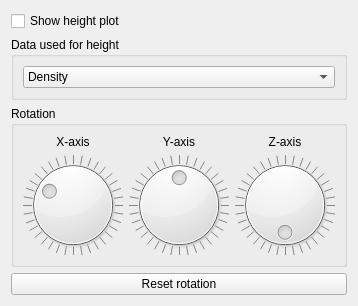
          <widget class="QWidget" name="heightplotSettingsPage">
           <attribute name="title">
            <string>Height plot</string>
           </attribute>
           <layout class="QVBoxLayout" name="verticalLayout_13">
            <item>
             <widget class="QCheckBox" name="showHeightplotCheckBox">
              <property name="text">
               <string>Show height plot</string>
              </property>
             </widget>
            </item>
            <item>
             <widget class="QGroupBox" name="heightplotDataType">
              <property name="maximumSize">
               <size>
                <width>16777215</width>
                <height>80</height>
               </size>
              </property>
              <property name="title">
               <string>Data used for height</string>
              </property>
              <layout class="QVBoxLayout" name="verticalLayout_11">
               <item>
                <widget class="QComboBox" name="heightplotDataTypeComboBox">
                 <item>
                  <property name="text">
                   <string>Density</string>
                  </property>
                 </item>
                 <item>
                  <property name="text">
                   <string>Velocity magnitude</string>
                  </property>
                 </item>
                 <item>
                  <property name="text">
                   <string>Force field magnitude</string>
                  </property>
                 </item>
                 <item>
                  <property name="text">
                   <string>Velocity divergence</string>
                  </property>
                 </item>
                 <item>
                  <property name="text">
                   <string>Force field divergence</string>
                  </property>
                 </item>
                </widget>
               </item>
              </layout>
             </widget>
            </item>
            <item>
             <widget class="QGroupBox" name="heightplotViewRotationGroupBox">
              <property name="maximumSize">
               <size>
                <width>16777215</width>
                <height>200</height>
               </size>
              </property>
              <property name="title">
               <string>Rotation</string>
              </property>
              <layout class="QGridLayout" name="gridLayout_4">
               <item row="0" column="0">
                <widget class="QLabel" name="heightplotViewRotationXAxis">
                 <property name="text">
                  <string>X-axis</string>
                 </property>
                 <property name="alignment">
                  <set>Qt::AlignCenter</set>
                 </property>
                </widget>
               </item>
               <item row="1" column="2">
                <widget class="QDial" name="heightplotViewRotateZ">
                 <property name="maximum">
                  <number>359</number>
                 </property>
                 <property name="invertedAppearance">
                  <bool>false</bool>
                 </property>
                 <property name="wrapping">
                  <bool>true</bool>
                 </property>
                 <property name="notchTarget">
                  <double>10.000000000000000</double>
                 </property>
                 <property name="notchesVisible">
                  <bool>true</bool>
                 </property>
                </widget>
               </item>
               <item row="1" column="1">
                <widget class="QDial" name="heightplotViewRotateY">
                 <property name="maximum">
                  <number>359</number>
                 </property>
                 <property name="value">
                  <number>180</number>
                 </property>
                 <property name="wrapping">
                  <bool>true</bool>
                 </property>
                 <property name="notchTarget">
                  <double>10.000000000000000</double>
                 </property>
                 <property name="notchesVisible">
                  <bool>true</bool>
                 </property>
                </widget>
               </item>
               <item row="1" column="0">
                <widget class="QDial" name="heightplotViewRotateX">
                 <property name="maximum">
                  <number>359</number>
                 </property>
                 <property name="value">
                  <number>120</number>
                 </property>
                 <property name="wrapping">
                  <bool>true</bool>
                 </property>
                 <property name="notchTarget">
                  <double>10.000000000000000</double>
                 </property>
                 <property name="notchesVisible">
                  <bool>true</bool>
                 </property>
                </widget>
               </item>
               <item row="0" column="1">
                <widget class="QLabel" name="heightplotViewRotationYAxis">
                 <property name="text">
                  <string>Y-axis</string>
                 </property>
                 <property name="alignment">
                  <set>Qt::AlignCenter</set>
                 </property>
                </widget>
               </item>
               <item row="0" column="2">
                <widget class="QLabel" name="heightplotViewRotationZAxis">
                 <property name="text">
                  <string>Z-axis</string>
                 </property>
                 <property name="alignment">
                  <set>Qt::AlignCenter</set>
                 </property>
                </widget>
               </item>
              </layout>
             </widget>
            </item>
            <item>
             <widget class="QPushButton" name="heightplotResetRotation">
              <property name="text">
               <string>Reset rotation</string>
              </property>
             </widget>
            </item>
           </layout>
          </widget>
